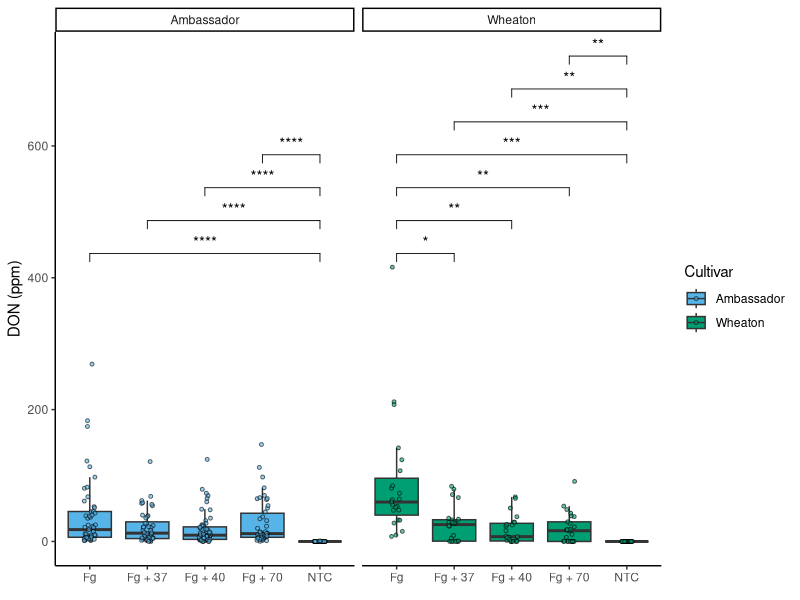
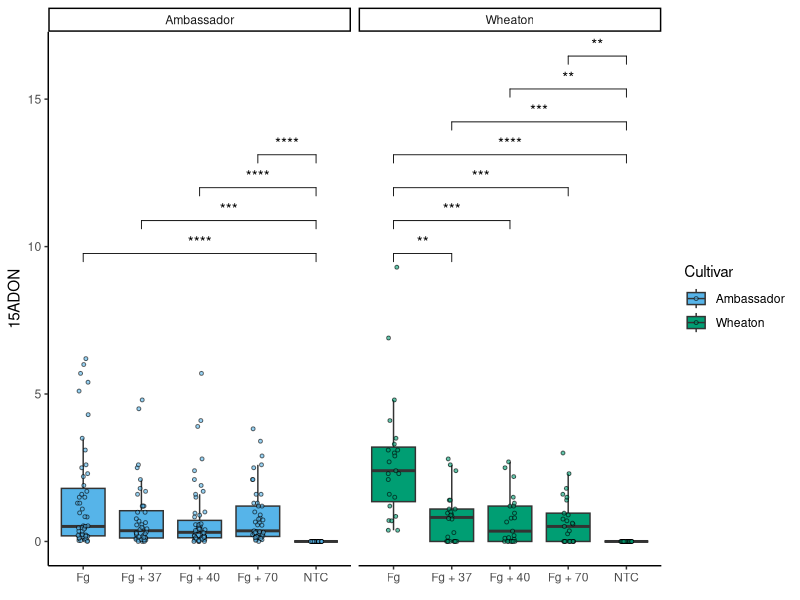
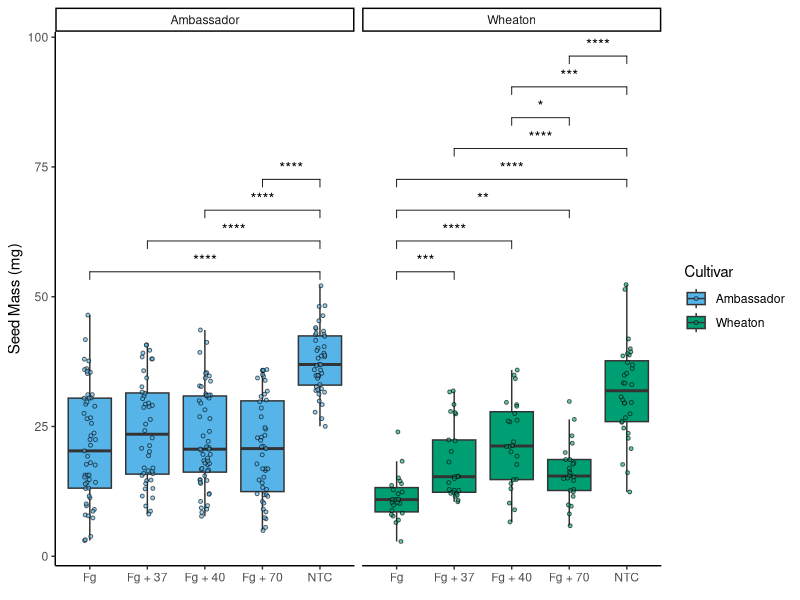
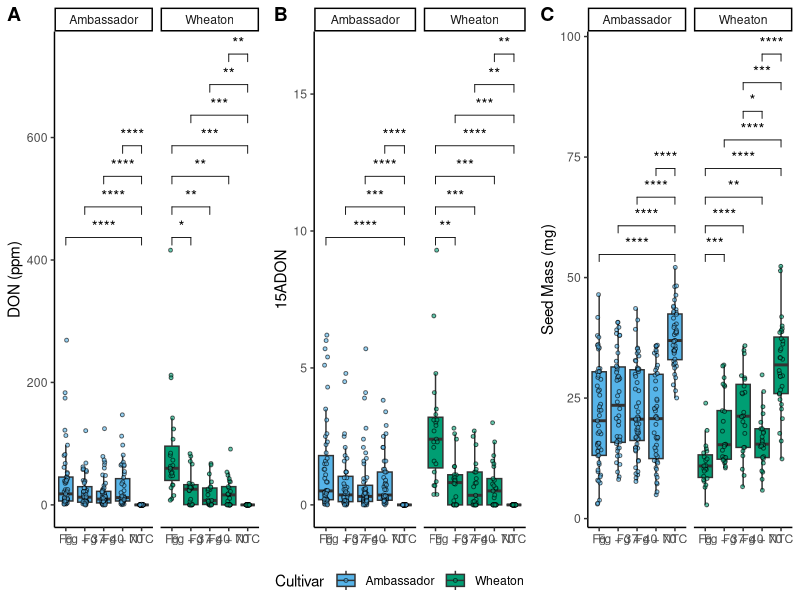

Recreate these plots in R, in order.
## ---- chunk 1
# Load libraries
library(tidyverse)
library(ggpubr)

# Read in the data
## Treatment, Cultivar, MassperSeed_mg, DON, 15ADON, BioRep
data <- read_csv("../Coding Challenge 3/MycotoxinData.csv", na="na") %>% 
            mutate(BioRep = as.factor(BioRep), Treatment = as.factor(Treatment),
                   Cultivar = as.factor(Cultivar))

# Define color palette
cbbPalette <- c("#000000", "#E69F00", "#56B4E9", "#009E73",
                "#F0E442", "#0072B2", "#D55E00", "#CC79A7")
## ---- chunk 2
# DON
DON <- ggplot(data, aes(x = Treatment, y = DON, fill = Cultivar)) +
            geom_boxplot(outliers = FALSE) +
            geom_point(position = position_jitterdodge(), shape = 21,
                       color = "black", size = 1, alpha=0.6) +
            labs(y = "DON (ppm)", x = element_blank()) +
            scale_fill_manual(values = cbbPalette[3:4], name = "Cultivar",
                              labels = c("Ambassador", "Wheaton")) +
            theme_classic() +
            facet_wrap(~ Cultivar) +
            geom_pwc(aes(group = Treatment),
                     method = "t_test", label = "p.adj.signif", hide.ns = TRUE)

DON
## ---- chunk 3
# X15ADON
X15ADON <- ggplot(data, aes(x = Treatment, y = `15ADON`, fill = Cultivar)) +
            geom_boxplot(outliers = FALSE) +
            geom_point(position = position_jitterdodge(), shape = 21,
                       color = "black", size = 1, alpha=0.6) +
            labs(y = "15ADON", x = element_blank()) +
            scale_fill_manual(values = cbbPalette[3:4], name = "Cultivar",
                              labels = c("Ambassador", "Wheaton")) +
            theme_classic() +
            facet_wrap(~ Cultivar) +
            geom_pwc(aes(group = Treatment),
                     method = "t_test", label = "p.adj.signif", hide.ns = TRUE)

X15ADON
## ---- chunk 4
# MassperSeed_mg
seedmass <- ggplot(data, aes(x = Treatment, y = MassperSeed_mg, fill = Cultivar)) +
            geom_boxplot(outliers = FALSE) +
            geom_point(position = position_jitterdodge(), shape = 21,
                       color = "black", size = 1, alpha=0.6) +
            labs(y = "Seed Mass (mg)", x = element_blank()) +
            scale_fill_manual(values = cbbPalette[3:4], name = "Cultivar",
                              labels = c("Ambassador", "Wheaton")) +
            theme_classic() +
            facet_wrap(~ Cultivar) +
            geom_pwc(aes(group = Treatment),
                     method = "t_test", label = "p.adj.signif", hide.ns = TRUE)

seedmass
## ---- chunk 5
# Combine plots
ggarrange(DON, X15ADON, seedmass,
          labels = c("A", "B", "C"), ncol=3, common.legend = TRUE, legend = "bottom")
